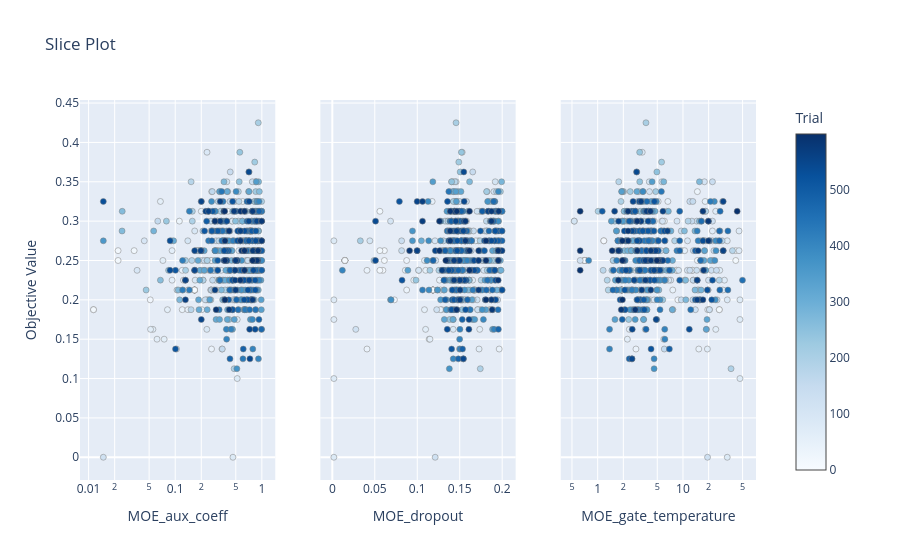

The notebook cell saved with this chart:
### Code cell
fig_slice = plot_slice(study, params=params_to_plot_MOE_AUX)
fig_slice.show()

### Figure 1 — Plotly figure (JSON) as saved in the notebook; plotly's stock layout.template omitted (floating-point values rounded to 4 significant figures; data arrays with more than 128 entries replaced by an {"elided": "..."} marker saying what was removed)
{"data": [{"marker": {"color": {"elided": "600 int values"}, "colorbar": {"title": {"text": "Trial"}, "x": 1, "xpad": 40}, "colorscale": [[0, "rgb(247,251,255)"], [0.125, "rgb(222,235,247)"], [0.25, "rgb(198,219,239)"], [0.375, "rgb(158,202,225)"], [0.5, "rgb(107,174,214)"], [0.625, "rgb(66,146,198)"], [0.75, "rgb(33,113,181)"], [0.875, "rgb(8,81,156)"], [1, "rgb(8,48,107)"]], "line": {"color": "Grey", "width": 0.5}, "showscale": true}, "mode": "markers", "name": "Feasible Trial", "showlegend": false, "type": "scatter", "x": {"elided": "600 float values"}, "xaxis": "x", "y": {"elided": "600 float values"}, "yaxis": "y"}, {"marker": {"color": {"elided": "600 int values"}, "colorbar": {"title": {"text": "Trial"}, "x": 1, "xpad": 40}, "colorscale": [[0, "rgb(247,251,255)"], [0.125, "rgb(222,235,247)"], [0.25, "rgb(198,219,239)"], [0.375, "rgb(158,202,225)"], [0.5, "rgb(107,174,214)"], [0.625, "rgb(66,146,198)"], [0.75, "rgb(33,113,181)"], [0.875, "rgb(8,81,156)"], [1, "rgb(8,48,107)"]], "line": {"color": "Grey", "width": 0.5}, "showscale": false}, "mode": "markers", "name": "Feasible Trial", "showlegend": false, "type": "scatter", "x": {"elided": "600 float values"}, "xaxis": "x2", "y": {"elided": "600 float values"}, "yaxis": "y2"}, {"marker": {"color": {"elided": "600 int values"}, "colorbar": {"title": {"text": "Trial"}, "x": 1, "xpad": 40}, "colorscale": [[0, "rgb(247,251,255)"], [0.125, "rgb(222,235,247)"], [0.25, "rgb(198,219,239)"], [0.375, "rgb(158,202,225)"], [0.5, "rgb(107,174,214)"], [0.625, "rgb(66,146,198)"], [0.75, "rgb(33,113,181)"], [0.875, "rgb(8,81,156)"], [1, "rgb(8,48,107)"]], "line": {"color": "Grey", "width": 0.5}, "showscale": false}, "mode": "markers", "name": "Feasible Trial", "showlegend": false, "type": "scatter", "x": {"elided": "600 float values"}, "xaxis": "x3", "y": {"elided": "600 float values"}, "yaxis": "y3"}], "layout": {"title": {"text": "Slice Plot"}, "xaxis": {"anchor": "y", "domain": [0, 0.2889], "title": {"text": "MOE_aux_coeff"}, "type": "log"}, "xaxis2": {"anchor": "y2", "domain": [0.3556, 0.6444], "title": {"text": "MOE_dropout"}}, "xaxis3": {"anchor": "y3", "domain": [0.7111, 1], "title": {"text": "MOE_gate_temperature"}, "type": "log"}, "yaxis": {"anchor": "x", "domain": [0, 1], "title": {"text": "Objective Value"}}, "yaxis2": {"anchor": "x2", "domain": [0, 1], "matches": "y", "showticklabels": false}, "yaxis3": {"anchor": "x3", "domain": [0, 1], "matches": "y", "showticklabels": false}}}
